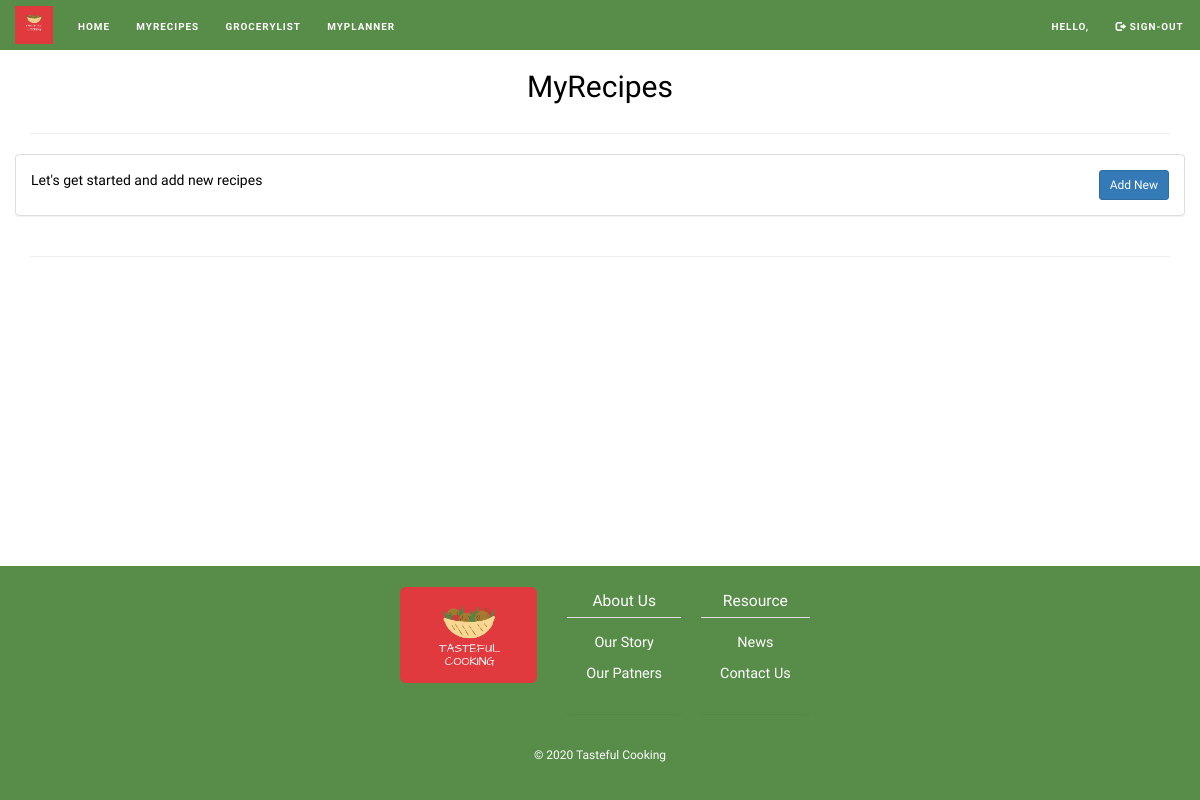
Page /recipes/ (signed in) on the earlier database version.
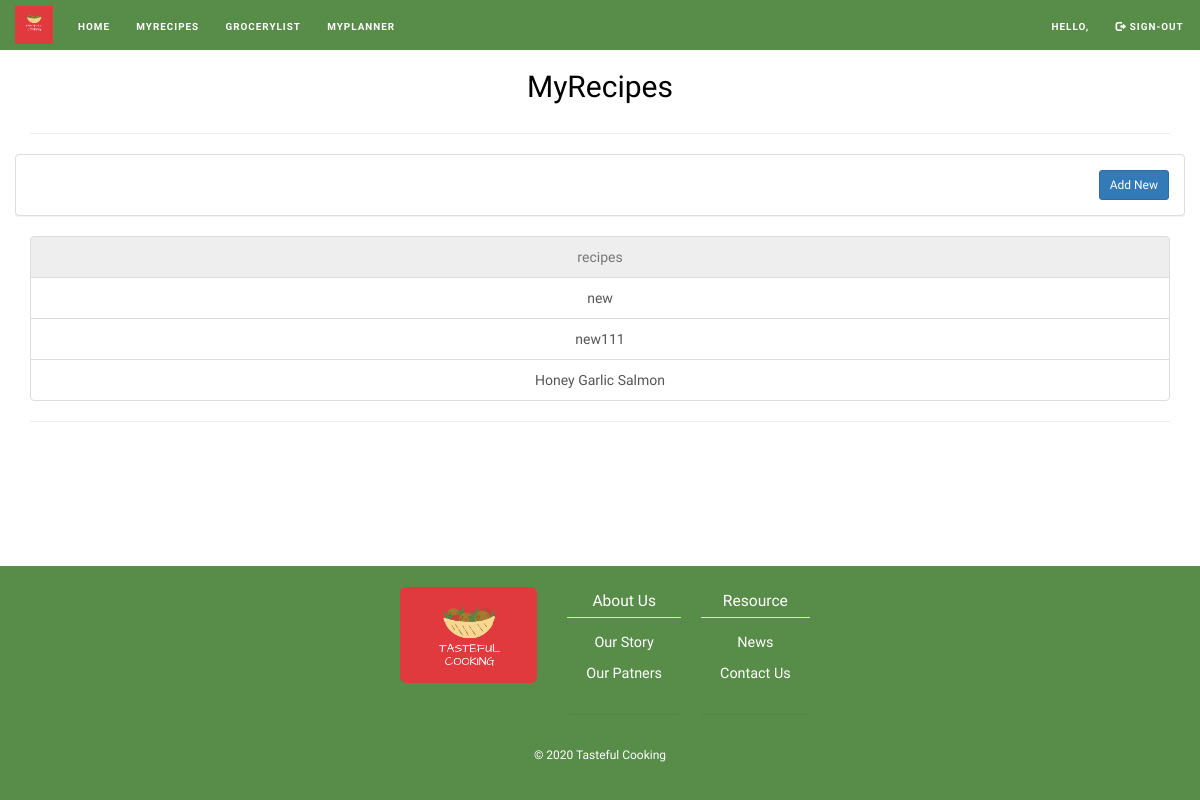
Same page on the later database version.
### recipes/models.py (models this page shows)
class Recipe(models.Model):
    title = models.CharField(max_length=20)
    description = models.CharField(verbose_name = "Directions",max_length=1000)
    cusine = models.CharField(max_length=500)
    ingredients = models.CharField(max_length=500)
    user = models.ForeignKey(User, on_delete=models.CASCADE)
    created_at = models.DateTimeField(auto_now_add=True)
    updated_at = models.DateTimeField(auto_now=True)

### recipes/views.py (the view)
# urls.py: path('', include('recipes.urls')),
@login_required
def recipes(request):
    recipe = Recipe.objects.filter(user=request.user)
    return render(request, 'myrecipes.html', {'recipes': recipe})

### templates/myrecipes.html
{% extends "base.html" %}
{% block content %}
{% load static %}
  <div class="row">
    <h2 class="text-center">MyRecipes</h2>
  </div>
  <hr>
  <div class="row">
      <div class="panel panel-default">
        <div class="panel-body">
          {% if not recipes %}
            Let's get started and add new recipes
          {% endif %}
          <a href="{% url 'addrecipes' %}" class="btn btn-primary btn-sm pull-right">Add New</a>
        </div>
    </div>
  </div>
  {% if recipes %}
    <div class="list-group" style="text-align:center">
      <a href="#" class="list-group-item disabled">recipes</a>
      {% for recipe in recipes %}
        <a href="view/{{recipe.id}}/" class="list-group-item">{{recipe.title}}</a>
      {% endfor %}
   </div>
  {% endif %}
{% endblock %}

Differences in the rows shown:
added Recipe: title "new"
added Recipe: title "new111"
added Recipe: title "Honey Garlic Salmon"
Other differences:
text no longer shown: "Let's get started and add new recipes"
text now shown: "recipes"
